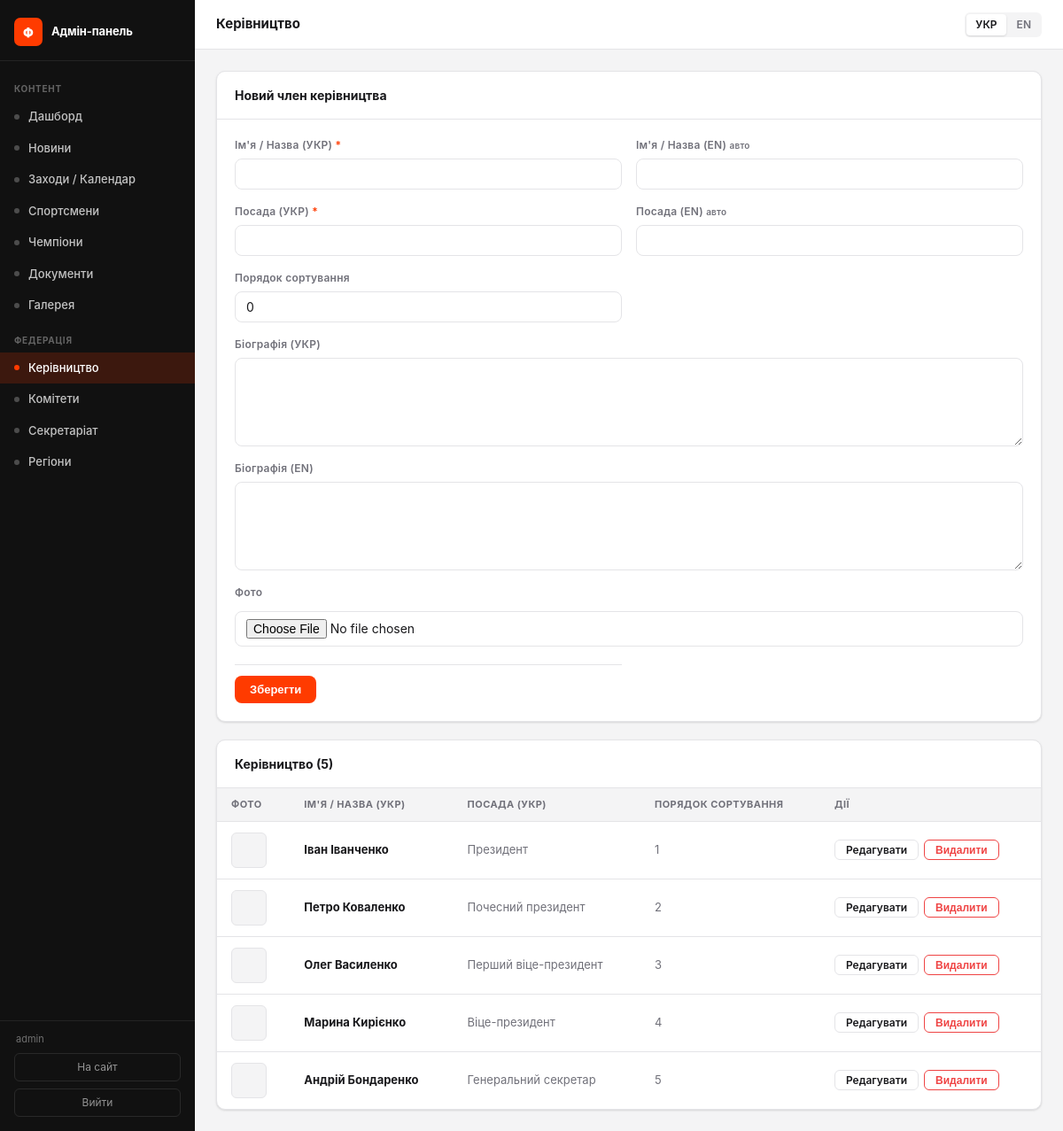
The app's page /admin/leadership (signed in) with its own data.
### tables this page shows
CREATE TABLE leadership (
        id INTEGER PRIMARY KEY AUTOINCREMENT,
        name TEXT NOT NULL,
        role TEXT NOT NULL,
        role_en TEXT,
        bio TEXT,
        bio_en TEXT,
        photo TEXT,
        sort_order INTEGER DEFAULT 0
    , name_en TEXT);

### admin.py (the view)
@admin_bp.route('/leadership')
@require_admin
def leadership_list():
    rows = db.get_leadership()
    return render_template('admin/leadership.html', items=rows)

### admin.py (called while the page is built)
def _lang():
    return session.get('admin_lang', 'uk')

def require_admin(f):
    @functools.wraps(f)
    def decorated(*args, **kwargs):
        if not session.get('admin_logged_in'):
            return redirect(url_for('admin.login'))
        return f(*args, **kwargs)
    return decorated

@admin_bp.context_processor
def _ctx():
    lang = _lang()
    return {
        'admin_lang': lang,
        'L': _L[lang],
        'admin_user': session.get('admin_username', ''),
        'req_endpoint': request.endpoint or '',
    }

### app.py (called while the page is built)
@app.before_request
def set_language():
    lang = request.cookies.get('lang', 'uk')
    g.lang = lang if lang in SUPPORTED_LANGS else 'uk'
    g.t    = make_t(g.lang)

@app.context_processor
def inject_globals():
    return {
        'current_year': datetime.today().year,
        'lang': g.lang,
        't': g.t,
        'icon': _icon,
    }

def _fix_text_node(text):
    text = _PREP_RE.sub(lambda m: m.group(1) + ' ', text)
    text = _YEAR_RE.sub(r'\1 \2', text)
    return text

### db.py (called while the page is built)
def get_db():
    conn = sqlite3.connect(DB_PATH)
    conn.row_factory = sqlite3.Row
    conn.execute("PRAGMA journal_mode=WAL")
    return conn

def get_leadership():
    conn = get_db()
    rows = conn.execute("SELECT * FROM leadership ORDER BY sort_order").fetchall()
    conn.close()
    return rows

### translations.py (called while the page is built)
def make_t(lang):
    d = TRANSLATIONS.get(lang, UK)
    def t(key):
        return d.get(key, UK.get(key, key))
    return t

### templates/admin/leadership.html (shortened to what this page needs)
{% extends "admin/base.html" %}
{% block page_title %}{{ L.leadership }}{% endblock %}
{% block content %}
{% set editing = edit_item is defined and edit_item %}
<div class="a-card" style="margin-bottom:1.25rem;">
  <div class="a-card-header">
    <div class="a-card-title">{{ L.edit_leader if editing else L.new_leader }}</div>
  </div>
  <div class="a-card-body">
    <form method="post"
          action="{{ '/admin/leadership/' ~ edit_item.id ~ '/edit' if editing else '/admin/leadership/new' }}"
          enctype="multipart/form-data">
      <div class="a-form-grid cols-2">
        <div class="a-form-group">
          <label class="a-form-label">{{ L.name_uk }} <span>*</span></label>
          <input class="a-input" name="name" type="text" required
                 value="{{ edit_item.name if editing else '' }}">
        </div>
        <div class="a-form-group">
          <label class="a-form-label">{{ L.name_en }} <small class="muted">{{ 'авто' if admin_lang == 'uk' else 'auto' }}</small></label>
          <input class="a-input" name="name_en" type="text"
                 value="{{ edit_item.name_en if editing else '' }}">
        </div>
        <div class="a-form-group">
          <label class="a-form-label">{{ L.role_uk }} <span>*</span></label>
          <input class="a-input" name="role" type="text" required
                 value="{{ edit_item.role if editing else '' }}">
        </div>
        <div class="a-form-group">
          <label class="a-form-label">{{ L.role_en }} <small class="muted">{{ 'авто' if admin_lang == 'uk' else 'auto' }}</small></label>
          <input class="a-input" name="role_en" type="text"
                 value="{{ edit_item.role_en if editing else '' }}">
        </div>
        <div class="a-form-group">
          <label class="a-form-label">{{ L.sort_order }}</label>
          <input class="a-input" name="sort_order" type="number" min="0"
                 value="{{ edit_item.sort_order if editing else 0 }}">
        </div>
        <div class="a-form-group full">
          <label class="a-form-label">{{ L.bio_uk }}</label>
          <textarea class="a-textarea" name="bio">{{ edit_item.bio if editing else '' }}</textarea>
        </div>
        <div class="a-form-group full">
          <label class="a-form-label">{{ L.bio_en }}</label>
          <textarea class="a-textarea" name="bio_en">{{ edit_item.bio_en if editing else '' }}</textarea>
        </div>
        <div class="a-form-group full">
          <label class="a-form-label">{{ L.photo }}</label>
          <input class="a-input" name="photo" type="file" accept="image/*" style="margin-top:.375rem;">
        </div>
        <div class="a-form-actions full">
          <button class="btn btn-primary" type="submit">{{ L.save }}</button>
        </div>
      </div>
    </form>
  </div>
</div>
<div class="a-card">
  <div class="a-card-header">
    <div class="a-card-title">{{ L.leadership }} ({{ items|length }})</div>
  </div>
  {% if items %}
  <table class="a-table">
    <thead>
      <tr>
        <th>{{ L.photo }}</th>
        <th>{{ L.name_uk }}</th>
        <th>{{ L.role_uk }}</th>
        <th>{{ L.sort_order }}</th>
        <th>{{ L.actions }}</th>
      </tr>
    </thead>
    <tbody>
      {% for item in items %}
      <tr>
        <td>
          {% if item.photo %}
          <img class="a-thumb" src="/static/uploads/{{ item.photo }}" alt="">
          {% else %}
          <div style="width:40px;height:40px;background:var(--bg);border-radius:6px;border:1px solid var(--border);"></div>
          {% endif %}
        </td>
        <td><strong>{{ item.name }}</strong></td>
        <td class="muted">{{ item.role }}</td>
        <td class="muted">{{ item.sort_order }}</td>
        <td>
          <div class="a-actions">
            <a class="btn btn-ghost btn-sm" href="/admin/leadership/{{ item.id }}/edit">{{ L.edit }}</a>
            <form method="post" action="/admin/leadership/{{ item.id }}/delete" style="display:inline;"
                  onsubmit="return confirm('{{ L.confirm_delete }}')">
              <button class="btn btn-sm" style="color:var(--danger);border-color:currentColor;background:transparent;" type="submit">{{ L.delete }}</button>
            </form>
          </div>
        </td>
      </tr>
      {% endfor %}
    </tbody>
  </table>
  {% else %}
  <div class="a-empty">{{ 'Записів ще немає' if admin_lang == 'uk' else 'No records yet' }}</div>
  {% endif %}
</div>
{% endblock %}

### static/css/admin.css (style rules this page uses)
*, *::before, *::after { box-sizing: border-box; margin: 0; padding: 0; }
:root { --brand: #FF3B00; --brand-hover: #e03200; --sidebar-w: 220px; --sidebar-bg: #111; --sidebar-text: rgba(255,255,255,.75); --sidebar-active: #FF3B00; --bg: #f4f4f5; --surface: #fff; --border: #e4e4e7; --text: #18181b; --muted: #71717a; --radius: 10px; --danger: #ef4444; --success: #22c55e; --shadow: 0 1px 3px rgba(0,0,0,.08), 0 1px 2px rgba(0,0,0,.06); }
html, body { height: 100%; }
body { font-family: -apple-system, BlinkMacSystemFont, 'Segoe UI', Helvetica, Arial, sans-serif; font-size: 14px; line-height: 1.5; color: var(--text); background: var(--bg); }
.a-card { background: var(--surface); border: 1px solid var(--border); border-radius: var(--radius); box-shadow: var(--shadow); overflow: hidden; }
.a-card-header { padding: 1rem 1.25rem; border-bottom: 1px solid var(--border); display: flex; align-items: center; gap: .75rem; }
.a-card-title { font-size: 14px; font-weight: 700; flex: 1; }
.a-card-body { padding: 1.25rem; }
.a-table { width: 100%; border-collapse: collapse; font-size: 13px; }
.a-table th { text-align: left; padding: .625rem 1rem; font-size: 11px; font-weight: 700; letter-spacing: .04em; text-transform: uppercase; color: var(--muted); background: var(--bg); border-bottom: 1px solid var(--border); }
.a-table td { padding: .75rem 1rem; border-bottom: 1px solid var(--border); vertical-align: middle; }
.a-table tr:last-child td { border-bottom: none; }
.a-table .muted { color: var(--muted); }
.a-table .a-actions { display: flex; gap: .375rem; align-items: center; }
.btn { display: inline-flex; align-items: center; gap: .375rem; padding: .5rem 1rem; border-radius: 8px; font-size: 13px; font-weight: 600; cursor: pointer; border: 1px solid transparent; text-decoration: none; transition: all .15s; line-height: 1; }
.btn-primary { background: var(--brand); color: #fff; }
.btn-ghost { background: transparent; color: var(--text); border-color: var(--border); }
.btn-sm { padding: .3rem .75rem; font-size: 12px; border-radius: 6px; }
.a-form-grid { display: grid; gap: 1rem; }
.a-form-grid.cols-2 { grid-template-columns: 1fr 1fr; }
.a-form-group { display: flex; flex-direction: column; gap: .375rem; }
.a-form-group.full { grid-column: 1 / -1; }
.a-form-label { font-size: 12px; font-weight: 600; color: var(--muted); letter-spacing: .02em; }
.a-form-label span { color: var(--brand); }
.a-input, .a-select, .a-textarea { width: 100%; padding: .5rem .75rem; border: 1px solid var(--border); border-radius: 8px; font-size: 14px; color: var(--text); background: var(--surface); transition: border-color .15s, box-shadow .15s; font-family: inherit; }
.a-textarea { resize: vertical; min-height: 100px; }
.a-form-actions { display: flex; gap: .75rem; align-items: center; padding-top: .75rem; border-top: 1px solid var(--border); margin-top: .25rem; }

### records on screen
leadership: name "Іван Іванченко", role "Президент", sort_order "1", edit "Редагувати", delete "Видалити"
leadership: name "Петро Коваленко", role "Почесний президент", sort_order "2", edit "Редагувати", delete "Видалити"
leadership: name "Олег Василенко", role "Перший віце-президент", sort_order "3", edit "Редагувати", delete "Видалити"
leadership: name "Марина Кирієнко", role "Віце-президент", sort_order "4", edit "Редагувати", delete "Видалити"
leadership: name "Андрій Бондаренко", role "Генеральний секретар", sort_order "5", edit "Редагувати", delete "Видалити"

### other values on screen
{{ L.admin_panel }} "Адмін-панель"
{{ 'Контент' if admin_lang == 'uk' else 'Content' }} "КОНТЕНТ"
{{ L.dashboard }} "Дашборд"
{{ L.news }} "Новини"
{{ L.events }} "Заходи / Календар"
{{ L.athletes }} "Спортсмени"
{{ L.champions }} "Чемпіони"
{{ L.documents }} "Документи"
{{ L.gallery }} "Галерея"
{{ 'Федерація' if admin_lang == 'uk' else 'Federation' }} "ФЕДЕРАЦІЯ"
{{ L.leadership }} "Керівництво"
{{ L.committees }} "Комітети"
{{ L.secretariat }} "Секретаріат"
{{ L.regions }} "Регіони"
{{ admin_user }} "admin"
